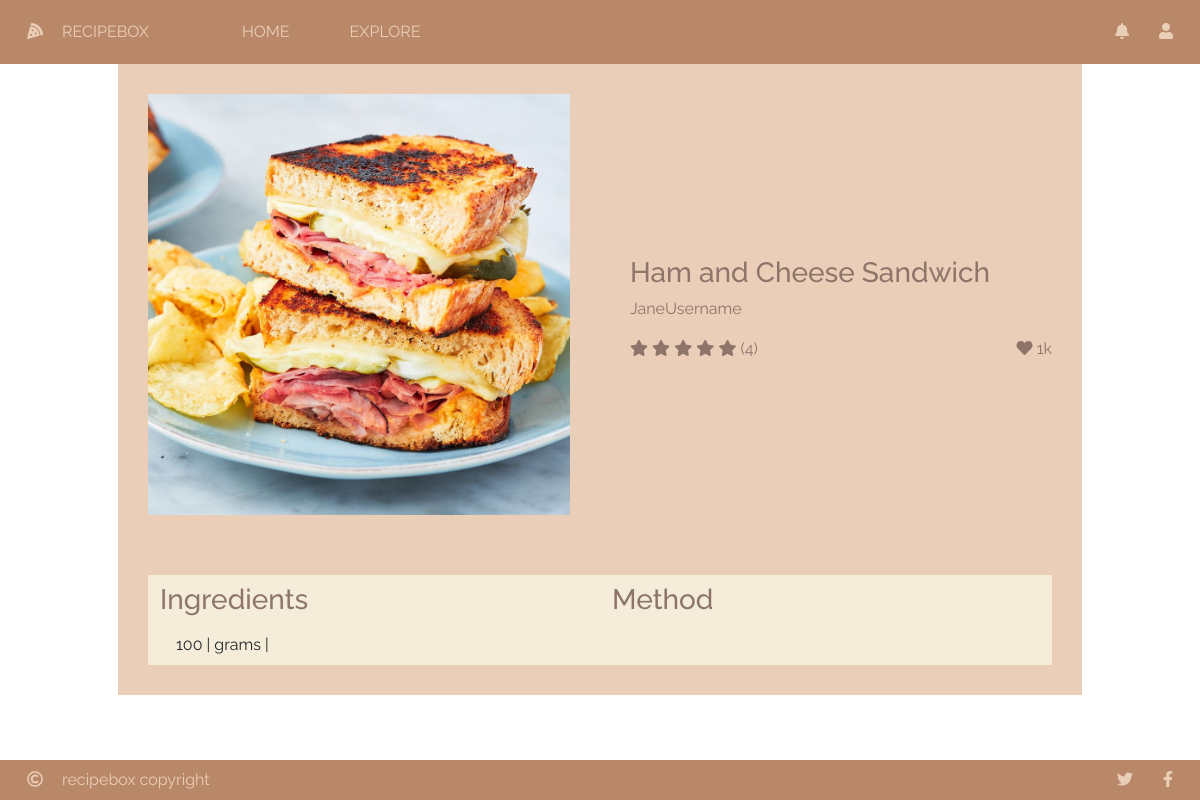
Page /recipe/1/ on the committed database.
### recipebox/models/recipes.py (models this page shows, shortened)
class Recipe(db.Model):
    __tablename__ = "recipe"
    id = db.Column(db.Integer, primary_key=True)
    name = db.Column(db.String(30), nullable=False)
    picture = db.Column(db.String(150), nullable=False)
    cook_time = db.Column(db.Integer, nullable=False)
    ingredients = db.relationship('RecipeIngredient', backref="recipe_object", lazy=True)
    procedures = db.relationship('RecipeProcedure', backref="recipe_object", lazy=True)
    user_id = db.Column(db.Integer, db.ForeignKey('user.id'), nullable=False)
    likes = db.relationship('Like', backref="recipe_object", lazy=True)
    ratings = db.relationship('Rating', backref="recipe_object", lazy=True)
    tags  =  db.relationship('Tag', secondary=tags, lazy='subquery', backref=db.backref('recipes', lazy=True))

class RecipeIngredient(db.Model):
    __tablename__ = "recipe_ingredient"
    id = db.Column(db.Integer, primary_key=True)
    recipe_id = db.Column(db.Integer, db.ForeignKey('recipe.id'), nullable=False)
    ingredient_id = db.Column(db.Integer, db.ForeignKey('ingredient.id'), nullable=False)
    quantity = db.Column(db.Integer, nullable=False)
    unit = db.Column(db.String(30), nullable=False)

### recipebox/recipes/recipes.py (the view)
@recipe_bp.route('/recipe/<id>/')
def recipe_view(id):
    selected_recipe = Recipe.query.get(id)
    if selected_recipe is None:
        return render_template('404_notfound.html')
    else:
        return render_template('view.html', recipe=selected_recipe)

### recipebox/recipes/templates/view.html (shortened to what this page needs)
{% extends "base.html" %}
{% block head %}
	{{ super() }}
	<link rel="stylesheet" type="text/css" href="{{ url_for('static', filename='css/recipes/view.css') }}"/>
{% endblock %}
{% block content %}
	<div id="view-container" class="container">
		<div id="recipe-info" class="row">
			<div class="col-6">
				<div class="img-box">
					<img src="{{ url_for('static', filename='res/recipes/' + recipe.picture) }}"></div>
			</div>
			<div class="col vertical-center">
				<h3>{{ recipe.name }}</h3>
				<p class="subtitle">JaneUsername</p>
				<div class="inline">
					<div id="star-score">
						{% for i in range(5) %}
							<i class="fas fa-star"></i>
						{% endfor %}
						<p>(4)</p>
					</div>
					<div id="like-button">
						<i class="fas fa-heart"></i>
						<p>1k</p>
					</div>
				</div>
			</div>
		</div>
		<div id="recipe-procedure" class="row">
			<div id="ingredient-list" class="col-6">
				<h3>Ingredients</h3>
				<ul class="list-group list-group-flush">
					{% for ingredient in recipe.ingredients %}
						<li class="list-group-item">
							{{ ingredient.quantity }} | {{ ingredient.unit }} | {{ ingredient.ingredient_object.name }}
						</li>
					{% endfor %}
				</ul>
			</div>
			<div id="method-list" class="col-6">
				<h3>Method</h3>
			</div>
		</div>
	</div>
{% endblock %}

### recipebox/static/css/recipebox.css (style rules this page uses)
html { min-height: 100%; }
body { background: url("../res/background.png") no-repeat center center fixed; background-size: cover; color: #f5edda; height: 100%; font-family: "Raleway", sans-serif; }
.vertical-center { margin-top: auto; margin-bottom: auto; }

### recipebox/static/css/recipes/view.css (style rules this page uses)
#view-container { padding: 0px 100px; color: #8e756a; }
h3 { margin: 8px 0px; }
#recipe-info, #recipe-procedure, #comments { background-color: #ebceb8; }
#recipe-info > div, #recipe-procedure { padding: 30px; }
#recipe-info img { max-width: 100%; max-height: 100%; object-fit: contain; }
#recipe-info .inline, #recipe-info .inline * { display: inline; }
#like-button { float: right; }
#ingredient-list *, #ingredient-list, #method-list *, #method-list { background-color: #f5edda; }

### rows in the picture
Recipe: picture (picture), name "Ham and Cheese Sandwich"
RecipeIngredient: quantity "100", unit "grams"
